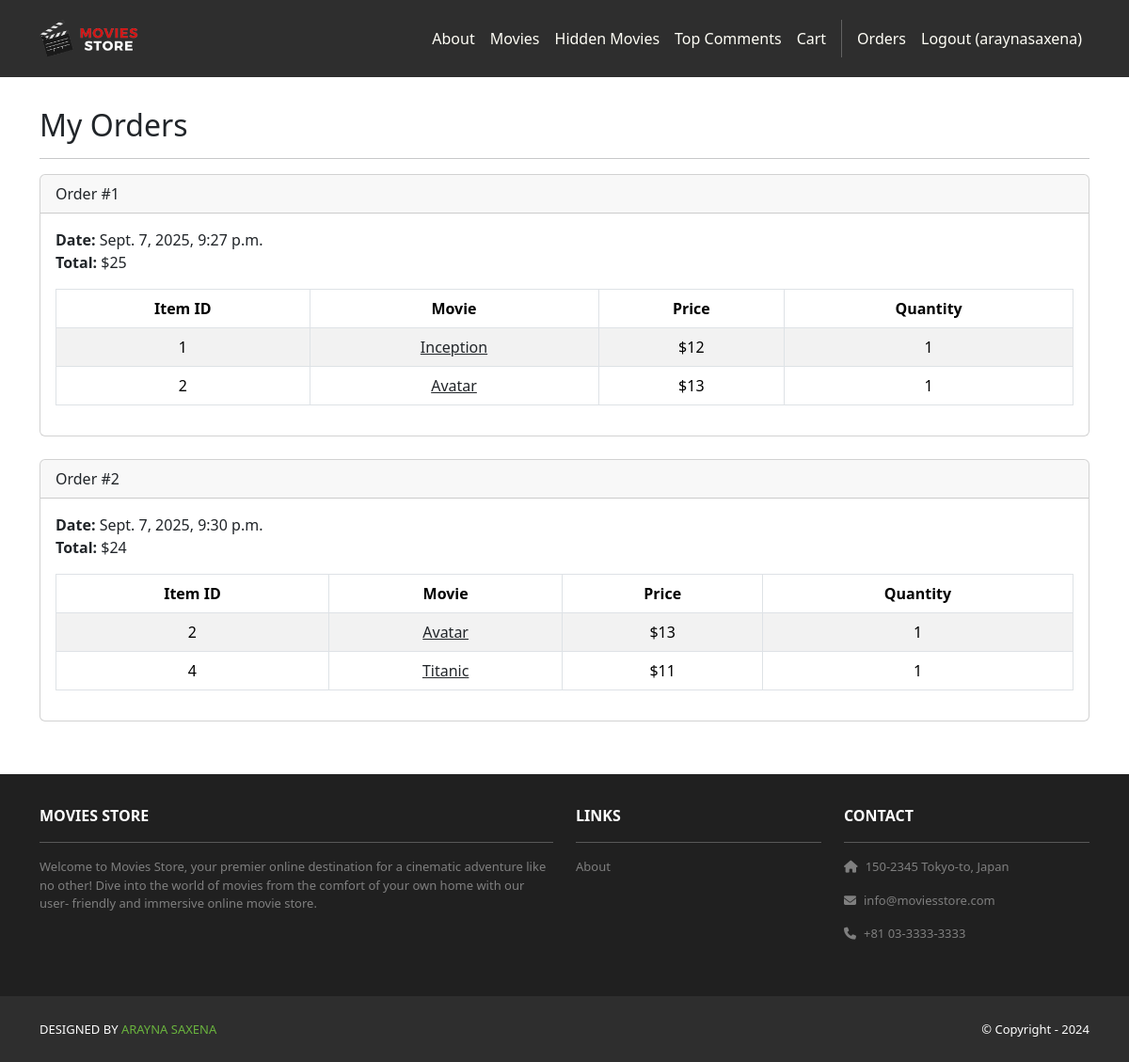
Page /accounts/orders/ (signed in) on the committed database.
### cart/models.py (models this page shows, shortened)
class Order(models.Model):
    id = models.AutoField(primary_key=True)
    total = models.IntegerField()
    date = models.DateTimeField(auto_now_add=True)
    user = models.ForeignKey(User,
        on_delete=models.CASCADE)

class Item(models.Model):
    id = models.AutoField(primary_key=True)
    price = models.IntegerField()
    quantity = models.IntegerField()
    order = models.ForeignKey(Order,
        on_delete=models.CASCADE)
    movie = models.ForeignKey(Movie,
        on_delete=models.CASCADE)

### movies/models.py (models this page shows, shortened)
class Movie(models.Model):
    id = models.AutoField(primary_key=True)
    name = models.CharField(max_length=255)
    price = models.IntegerField()
    description = models.TextField()
    image = models.ImageField(upload_to='movie_images/')

### accounts/views.py (the view)
# urls.py: path('orders/', views.orders, name='accounts.orders'),
@login_required
def orders(request):
    template_data = {}
    template_data['title'] = 'Orders'
    template_data['orders'] = request.user.order_set.all()
    return render(request, 'accounts/orders.html',
        {'template_data': template_data})

### accounts/templates/accounts/orders.html
{% extends 'base.html' %}
{% block content %}
<div class="p-3">
  <div class="container">
    <div class="row mt-3">
      <div class="col mx-auto mb-3">
        <h2>My Orders</h2>
        <hr />
        {% for order in template_data.orders %}
        <div class="card mb-4">
          <div class="card-header">
            Order #{{ order.id }}
          </div>
          <div class="card-body">
            <b>Date:</b> {{ order.date }}<br />
            <b>Total:</b> ${{ order.total }}<br />
            <table class="table table-bordered
              table-striped text-center mt-3">
              <thead>
                <tr>
                  <th scope="col">Item ID</th>
                  <th scope="col">Movie</th>
                  <th scope="col">Price</th>
                  <th scope="col">Quantity</th>
                </tr>
              </thead>
              <tbody>
                {% for item in order.item_set.all %}
                <tr>
                  <td>{{ item.movie.id }}</td>
                  <td>
                    <a class="link-dark"
                      href="{% url 'movies.show'
                      id=item.movie.id %}">
                      {{ item.movie.name }}
                    </a>
                  </td>
                  <td>${{ item.movie.price }}</td>
                  <td>{{ item.quantity }}</td>
                </tr>
                {% endfor %}
              </tbody>
            </table>
          </div>
        </div>
        {% endfor %}
      </div>
    </div>
  </div>
</div>
{% endblock content %}

### moviesstore/templates/base.html (shortened to what this page needs)
<!DOCTYPE html>
<html>
  {% load static %}
  <head>
    <link href="https://cdn.jsdelivr.net/npm/bootstrap@5.3.3/dist/css/bootstrap.min.css"
          rel="stylesheet">
    <link rel="stylesheet"
          href="https://cdnjs.cloudflare.com/ajax/libs/font-awesome/6.1.1/css/all.min.css">
    <link rel="stylesheet" type="text/css" href="{% static 'css/style.css' %}">
  </head>
  <body>
    <nav class="p-3 navbar navbar-dark bg-dark navbar-expand-lg">
      <div class="container">
        <a class="navbar-brand" href="{% url 'home.index' %}">
          <img src="{% static 'img/logo.png' %}" alt="logo" height="40" />
        </a>
        <div class="collapse navbar-collapse" id="navbarNavAltMarkup">
          <div class="navbar-nav ms-auto navbar-ml">
            <a class="nav-link" href="{% url 'home.about' %}">About</a>
            <a class="nav-link" href="{% url 'movies.index' %}">Movies</a>
            {% if user.is_authenticated %}
              <a class="nav-link" href="{% url 'movies.hidden_list' %}">Hidden Movies</a>
            {% endif %}
            <a class="nav-link" href="{% url 'movies.top_comments' %}">Top Comments</a>
            <a class="nav-link" href="{% url 'cart.index' %}">Cart</a>
            {% if user.is_authenticated %}
              <a class="nav-link" href="{% url 'accounts.orders' %}">Orders</a>
              <a class="nav-link" href="{% url 'accounts.logout' %}">Logout ({{ user.username }})</a>
            {% else %}
              <a class="nav-link" href="{% url 'accounts.login' %}">Login</a>
              <a class="nav-link" href="{% url 'accounts.signup' %}">Sign Up</a>
            {% endif %}
          </div>
        </div>
      </div>
    </nav>
    <div>
      {% block content %}
      {% endblock content %}
    </div>
    <section class="p-3 ms-footer d-none d-md-block">
      <div class="container">
        <div class="row mt-3 text-white">
          <div class="col-md-6 col-lg-6 col-xl-6 mx-auto mb-4">
            <b>MOVIES STORE</b>
            <hr />
            <p>
              Welcome to Movies Store, your premier online
              destination for a cinematic adventure like no
              other! Dive into the world of movies from the
              comfort of your own home with our user-
              friendly and immersive online movie store.
            </p>
          </div>
          <div class="col-md-3 col-lg-3 col-xl-3 mx-auto mb-4">
            <b>LINKS</b>
            <hr />
            <p><a class="nav-link" href="{% url 'home.about' %}">About</a></p>
          </div>
          <div class="col-md-3 col-lg-3 col-xl-3 mx-auto mb-4">
            <b>CONTACT</b>
            <hr />
            <p><i class="fas fa-home me-2"></i>150-2345 Tokyo-to, Japan</p>
            <p><i class="fas fa-envelope me-2"></i>info@moviesstore.com</p>
            <p><i class="fas fa-phone me-2"></i>+81 03-3333-3333</p>
          </div>
        </div>
      </div>
    </section>
    <section class="p-3 ms-footer-bottom bg-dark">
      <div class="container d-flex justify-content-between">
        <div class="me-5 text-white">
          <span>DESIGNED BY
            <a href="https://www.x.com/danielgarax" target="_blank">ARAYNA SAXENA </a>
          </span>
        </div>
        <div class="text-white">
          <span>© Copyright - 2024</span>
        </div>
      </div>
    </section>
  </body>
</html>

### moviesstore/static/css/style.css (style rules this page uses)
.navbar a.nav-link { color: #FFFEF6 !important; }
.bg-dark { background-color: #2E2E2E !important; }
.ms-footer { background-color: #202020; }
.ms-footer p { color: #7F7F7F; font-size: 13px; }
.ms-footer-bottom span { font-size: 13px; line-height: 38px; }
.ms-footer-bottom a { color: #6ab43e; text-decoration: none; }

### rows in the picture
Order: id "1", date "Sept. 7, 2025, 9:27 p.m.", total "25"
Item: movie.id "1", movie.name "Inception", movie.price "12", quantity "1"
Item: movie.id "2", movie.name "Avatar", movie.price "13", quantity "1"
Order: id "2", date "Sept. 7, 2025, 9:30 p.m.", total "24"
Item: movie.id "2", movie.name "Avatar", movie.price "13", quantity "1"
Item: movie.id "4", movie.name "Titanic", movie.price "11", quantity "1"

### other values in the picture
{{ user.username }} "araynasaxena"
